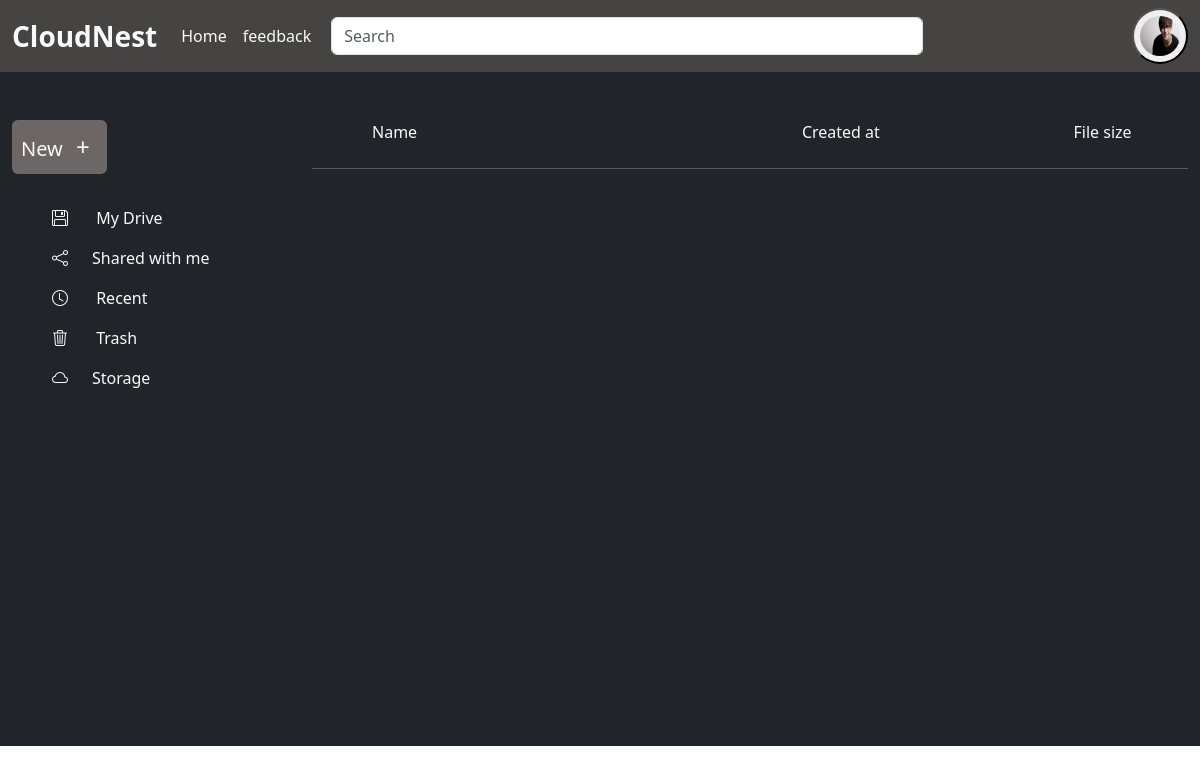
The page / (signed in) on the database as committed earlier.
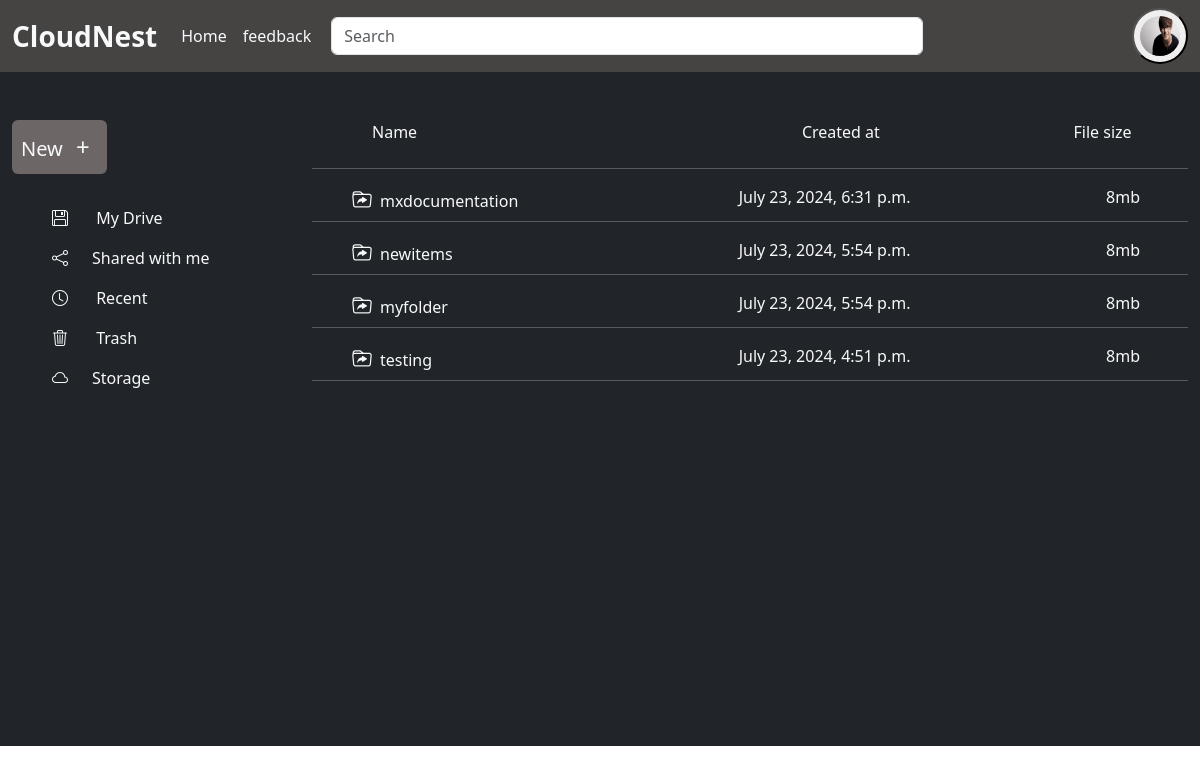
The same page on the database as committed later.
### drive/models.py (models this page shows, shortened)
class Folder(models.Model):
    folderName= models.CharField(max_length=50)
    folderUser = models.ForeignKey(User,on_delete=models.CASCADE)
    created_at = models.DateTimeField(auto_now=True)

### drive/views.py (the view, shortened to what this page needs)
# urls.py: 2. Add a URL to urlpatterns:  path('', views.home, name='home')
def home(request):
    if request.user.is_authenticated:
        folders = Folder.objects.filter(folderUser=request.user).order_by('-id')
        context = {
        'folders' : folders
                }
        return render(request,"home.html",context)
    else:
        return render(request,'home.html')

### drive/templates/home.html (shortened to what this page needs)
{% extends 'index.html' %}
{% block content %}
{% if user.is_authenticated %}
{% include "leftContainer.html" %}
    <div class="container-fluid w-75 float-end bg-dark position-relative me-0 pb-3" style="height:auto;padding-bottom: 23px;">
        <div class="container d-flex justify-content-between w-75 ms-5 mt-5 pb-2 sticky-top  text-light">
            <div class="name w-50">Name</div>
            <div class="owner w-25">Created at</div>
            <div class="file_size " style="margin-right: -20%;">File size</div>
        </div>
        <div class="list-group overflow-y-scroll  p-0" style="height:72.3vh;">
            {% for folder in folders %}
            <hr class="text-light">
            <a href="{% url 'folder' folder.id %}" class="text-decoration-none text-light d-flex justify-content-between ps-4 pe-4 pt-0" style="height: 20px;">
                <div class  ="folder_name w-25 ps-3"><i class="bi bi-folder-symlink pe-2 fs-5"></i>{{folder.folderName}}</div>
                <div class="folder_name">{{folder.created_at}}</div>
                <div class="folder_name pe-4">8mb</div>
            </a>
            {% endfor %}
        <hr class="text-light">
    </div>
    </div>
{% else %}
<p>not authenticated for home page</p>
{% endif %}
{% endblock content %}

Rows that differ between the two databases and show on the page:
added Folder: folderName "mxdocumentation", created_at "July 23, 2024, 6:31 p.m."
added Folder: folderName "newitems", created_at "July 23, 2024, 5:54 p.m."
added Folder: folderName "myfolder", created_at "July 23, 2024, 5:54 p.m."
added Folder: folderName "testing", created_at "July 23, 2024, 4:51 p.m."
